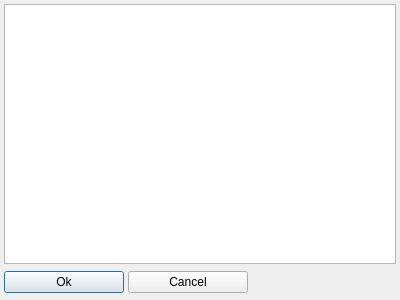
<?xml version="1.0" encoding="UTF-8"?>
<ui version="4.0">
 <class>TPrefferedDlg</class>
 <widget class="QDialog" name="TPrefferedDlg">
  <property name="geometry">
   <rect>
    <x>0</x>
    <y>0</y>
    <width>400</width>
    <height>300</height>
   </rect>
  </property>
  <property name="windowTitle">
   <string>Preffered species</string>
  </property>
  <layout class="QVBoxLayout" name="prefferedLayout">
   <property name="spacing">
    <number>4</number>
   </property>
   <property name="leftMargin">
    <number>4</number>
   </property>
   <property name="topMargin">
    <number>4</number>
   </property>
   <property name="rightMargin">
    <number>4</number>
   </property>
   <property name="bottomMargin">
    <number>4</number>
   </property>
   <item>
    <widget class="QListWidget" name="speciesList"/>
   </item>
   <item>
    <widget class="QFrame" name="buttonFrame">
     <property name="minimumSize">
      <size>
       <width>0</width>
       <height>28</height>
      </size>
     </property>
     <property name="maximumSize">
      <size>
       <width>16777215</width>
       <height>28</height>
      </size>
     </property>
     <layout class="QHBoxLayout" name="buttonLayout">
      <property name="spacing">
       <number>4</number>
      </property>
      <property name="leftMargin">
       <number>0</number>
      </property>
      <property name="topMargin">
       <number>0</number>
      </property>
      <property name="rightMargin">
       <number>0</number>
      </property>
      <property name="bottomMargin">
       <number>0</number>
      </property>
      <item>
       <widget class="QPushButton" name="okBtn">
        <property name="minimumSize">
         <size>
          <width>120</width>
          <height>0</height>
         </size>
        </property>
        <property name="text">
         <string>Ok</string>
        </property>
        <property name="icon">
         <iconset resource="../res/petcore.qrc">
          <normaloff>:/images/ok</normaloff>:/images/ok</iconset>
        </property>
        <property name="default">
         <bool>true</bool>
        </property>
       </widget>
      </item>
      <item>
       <widget class="QPushButton" name="cancelBtn">
        <property name="minimumSize">
         <size>
          <width>120</width>
          <height>0</height>
         </size>
        </property>
        <property name="text">
         <string>Cancel</string>
        </property>
        <property name="icon">
         <iconset resource="../res/petcore.qrc">
          <normaloff>:/images/cancel</normaloff>:/images/cancel</iconset>
        </property>
        <property name="autoDefault">
         <bool>false</bool>
        </property>
       </widget>
      </item>
      <item>
       <spacer name="buttonSpacer">
        <property name="orientation">
         <enum>Qt::Orientation::Horizontal</enum>
        </property>
        <property name="sizeHint" stdset="0">
         <size>
          <width>40</width>
          <height>20</height>
         </size>
        </property>
       </spacer>
      </item>
     </layout>
    </widget>
   </item>
  </layout>
 </widget>
 <resources>
  <include location="../res/petcore.qrc"/>
 </resources>
 <connections/>
</ui>
